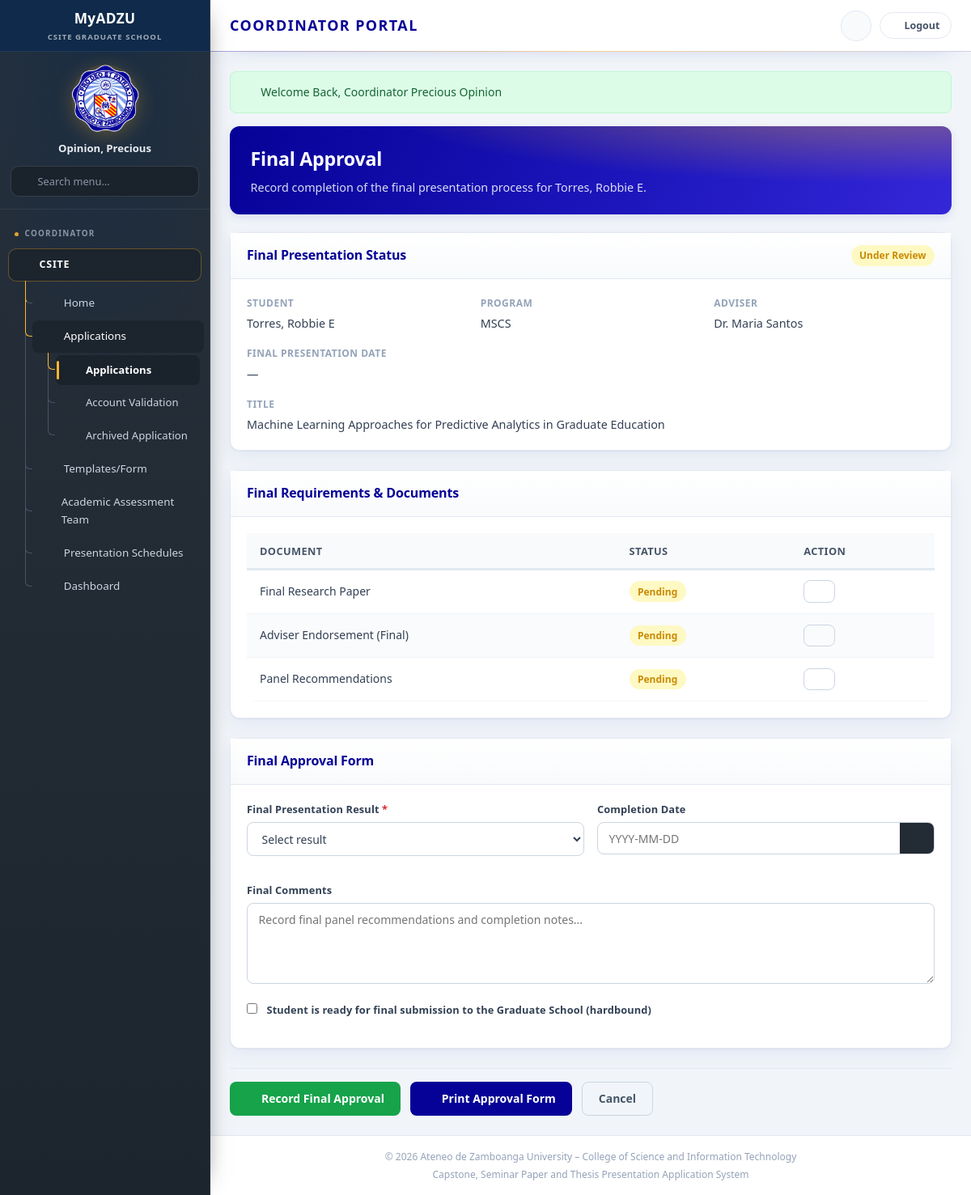
Page /coordinator/applications/approval.php?id=17 (signed in) on the committed database.
### tables this page shows
CREATE TABLE `applications` (
  `application_id` int(11) NOT NULL,
  `user_id` int(11) NOT NULL,
  `presentation_stage` varchar(100) NOT NULL,
  `paper_title` text NOT NULL,
  `status` enum('submitted','under_review','for_payment','payment_recorded','ready_for_presentation','scheduled','approved','requires_revision','completed') DEFAULT 'submitted',
  `coordinator_comment` text DEFAULT NULL,
  `grad_school_endorsed` tinyint(1) NOT NULL DEFAULT 0,
  `payment_recorded` tinyint(1) NOT NULL DEFAULT 0,
  `receipt_number` varchar(100) DEFAULT NULL,
  `payment_date` date DEFAULT NULL,
  `payment_amount` decimal(10,2) DEFAULT NULL,
  `ready_for_presentation` tinyint(1) NOT NULL DEFAULT 0,
  `workflow_state` text DEFAULT NULL,
  `result` varchar(50) DEFAULT NULL,
  `submitted_at` timestamp NOT NULL DEFAULT current_timestamp(),
  `updated_at` timestamp NOT NULL DEFAULT current_timestamp() ON UPDATE current_timestamp(),
  `archived_at` timestamp NULL DEFAULT NULL
);

CREATE TABLE `students` (
  `student_id` int(11) NOT NULL,
  `user_id` int(11) NOT NULL,
  `first_name` varchar(50) NOT NULL,
  `last_name` varchar(50) NOT NULL,
  `middle_initial` varchar(5) DEFAULT NULL,
  `age` int(11) NOT NULL,
  `gender` varchar(20) NOT NULL,
  `program` varchar(100) NOT NULL,
  `track` enum('thesis','capstone','seminar') NOT NULL,
  `adviser_name` varchar(150) DEFAULT NULL,
  `enrollment_date` date DEFAULT NULL,
  `archived_at` timestamp NULL DEFAULT NULL
);

CREATE TABLE `tracks` (
  `track_id` int(11) NOT NULL,
  `track_code` varchar(30) NOT NULL,
  `track_name` varchar(100) NOT NULL,
  `description` text DEFAULT NULL,
  `created_at` timestamp NOT NULL DEFAULT current_timestamp()
);

### includes/config/db.php (called while the page is built, shortened)
<?php
class DB {
    private static $pdo = null;
    public static function getConnection() {
        if (self::$pdo === null) {
            $host = 'localhost';
            $db   = 'csite_grad_school';
            $user = 'root';
            $pass = '';
            $port = '3306';
            $dsn = "mysql:host=$host;port=$port;dbname=$db;charset=utf8mb4";
            try {
                self::$pdo = new PDO($dsn, $user, $pass, [
                    PDO::ATTR_ERRMODE            => PDO::ERRMODE_EXCEPTION,
                    PDO::ATTR_DEFAULT_FETCH_MODE => PDO::FETCH_ASSOC,
                    PDO::ATTR_EMULATE_PREPARES   => false,
                ]);
            } catch (PDOException $e) {
                die("Database Connection Error: " . $e->getMessage());
            }
        }
        return self::$pdo;
    }
}

### includes/config/modules/40-applications.php (called while the page is built, shortened)
<?php
function findApplication(int $id): ?array {
    if (class_exists('DB') && $id > 0) {
        try {
            $stmt = DB::getConnection()->prepare(
                'SELECT a.application_id AS id, u.email AS studentEmail,
                        COALESCE(NULLIF(TRIM(CONCAT(s.last_name, ", ", s.first_name, IF(s.middle_initial IS NULL OR s.middle_initial = "", "", CONCAT(" ", s.middle_initial)))), ""), u.full_name) AS student,
                        CASE WHEN s.program LIKE "%Computer Science%" THEN "MSCS" WHEN s.program LIKE "%Information Technology%" THEN "MIT" WHEN s.program LIKE "%Mathematics%" THEN "MATH" ELSE s.program END AS program,
                        s.track, s.adviser_name AS adviser, a.presentation_stage AS stage,
                        a.paper_title AS title, a.status, a.coordinator_comment AS coordinatorComment,
                        a.result, a.submitted_at AS date
                 FROM applications a
                 INNER JOIN users u ON u.user_id = a.user_id
                 LEFT JOIN students s ON s.user_id = u.user_id
                 WHERE a.application_id = :id AND a.archived_at IS NULL
                 LIMIT 1'
            );
            $stmt->execute(['id' => $id]);
            $row = $stmt->fetch();
            if ($row) {
                $row['stageKey'] = stageKeyFromLabel((string) $row['stage']);
                return $row;
            }
        } catch (Throwable $e) {
        }
    }
    return null;
}

### includes/config/modules/44-helpers.php (called while the page is built, shortened)
<?php
function stageKeyFromLabel(string $label): string {
    $l = strtolower($label);
    return 'proposal';
}

### includes/config/modules/00-settings.php (called while the page is built, shortened)
<?php
$mockStudent = [
    'id'           => '2024-001',
    'name'         => 'Torres, Robbie Ryan A',
    'email'        => 'rtorres@adzu.edu.ph',
    'program'      => 'MSCS',
    'program_name' => 'Master of Science in Computer Science',
    'track'        => 'thesis',
    'enroll_date'  => '2024-08-15',
    'current_stage'=> 'proposal',
    'status'       => 'under_review',
    'title'        => 'AI-Powered Academic Advising System for Graduate Students',
    'adviser'      => 'Dr. Maria Santos',
    'completion_deadline' => '2027-08-15',
];

### includes/config/modules/31-authentication.php (called while the page is built, shortened)
<?php
function findStudentByEmail(string $email): ?array {
    foreach (storeGet('students') as $s) {
        if (strcasecmp((string) $s['email'], $email) === 0) {
            return $s;
        }
    }
    return null;
}
function currentStudentEmail(array $fallback): string {
    $id = (string) ($_SESSION['current_student_id'] ?? '');
    return $_SESSION['current_student_email'] ?? $fallback['email'];
}
function currentStudentProfile(array $fallback): array {
    $sessionUser = $_SESSION['user'] ?? [];
    $userId = $sessionUser['user_id'] ?? $_SESSION['user_id'] ?? null;
    $id = (string) ($_SESSION['current_student_id'] ?? '');
    $s = $id !== '' ? findStudentById($id) : null;
    $email = currentStudentEmail($fallback);
    if (!$s) {
        $s = findStudentByEmail($email);
    }
    $program = $s['program'];
    $track = getTrackForProgram($program);
    $fullName = PROGRAMS[$program] ?? $program;
    $programName = preg_replace('/\s*\(.*\)$/', '', $fullName) ?: $fullName;
    $enroll = $s['enrollDate'] ?? $fallback['enroll_date'];
    $year = (int) substr($enroll, 0, 4);
    return array_merge($fallback, [
        'id' => $s['id'],
        'name' => studentDisplayName($s),
        'email' => $s['email'],
        'program' => $program,
        'program_name' => $programName,
        'track' => $track,
        'trackLabel' => getTrackLabel($track),
        'enroll_date' => $enroll,
        'current_stage' => $s['currentStage'] ?? 'proposal',
        'status' => $s['status'] ?? 'pending',
        'title' => $s['title'] ?? $fallback['title'],
        'adviser' => $s['adviser'] ?? $fallback['adviser'],
        'completion_deadline' => ($year + 3) . substr($enroll, 4),
    ]);
}

### includes/config/modules/25-prototype-store.php (called while the page is built, shortened)
<?php
function storeGet(string $key, array $default = []): array {
    return $_SESSION[$key] ?? $default;
}

### includes/config/modules/99-bootstrap.php (called while the page is built, shortened)
<?php
$mockStudent = currentStudentProfile($mockStudent);

### includes/config/config.php (called while the page is built, shortened)
<?php
require_once __DIR__ . '/modules/00-settings.php';
require_once __DIR__ . '/modules/10-ui-and-urls.php';
require_once __DIR__ . '/modules/20-workflow-definitions.php';
require_once __DIR__ . '/modules/25-prototype-store.php';
require_once __DIR__ . '/modules/30-people.php';
require_once __DIR__ . '/modules/31-authentication.php';
require_once __DIR__ . '/modules/40-applications.php';
require_once __DIR__ . '/modules/44-helpers.php';
require_once __DIR__ . '/modules/99-bootstrap.php';

### includes/config/modules/30-people.php (called while the page is built, shortened)
<?php
function studentDisplayName(array $s): string {
    $databaseName = trim((string) ($s['name'] ?? $s['full_name'] ?? ''));
    $first = trim((string) ($s['firstName'] ?? $s['first_name'] ?? ''));
    $last = trim((string) ($s['lastName'] ?? $s['last_name'] ?? ''));
    $mi = trim((string) ($s['middleInitial'] ?? $s['middle_initial'] ?? ''));
    $mi = $mi !== '' ? rtrim($mi, '.') : '';
    return canonicalStudentName($first, $last, $mi);
}
function formatPersonName(?string $name): string {
    $name = trim(preg_replace('/\s+/', ' ', (string) $name) ?? '');
    if ($name === '' || ($name !== strtoupper($name) && $name !== strtolower($name))) {
        return $name;
    }
    return ucwords(strtolower($name), " \t\r\n\f\v-'");
}
function canonicalStudentName(string $first, string $last, ?string $middleInitial = ''): string {
    $first = formatPersonName($first);
    $last = formatPersonName($last);
    $mi = trim((string) $middleInitial);
    $mi = $mi !== '' ? rtrim($mi, '.') : '';
    return trim($last . ', ' . $first . ($mi !== '' ? ' ' . $mi : ''));
}

### coordinator/applications/approval.php (the view, shortened to what this page needs)
<?php
require_once __DIR__ . '/../../includes/config/config.php';
$app = findApplication((int) ($_GET['id'] ?? 0)) ?? (storeGet('applications')[0] ?? null);
require_once __DIR__ . '/../../includes/layout/header.php';
?>
<div class="page-header page-banner">
    <h2>Final Approval</h2>
    <p>Record completion of the final presentation process<?= $app ? ' for ' . htmlspecialchars($app['student']) : '' ?>.</p>
</div>
<div class="card">
    <div class="card-header">
        <h3>Final Presentation Status</h3>
        <?= statusBadge($app['status'] ?? 'pending') ?>
    </div>
    <div class="card-body">
        <div class="detail-grid">
            <div class="detail-item"><label>Student</label><span><?= htmlspecialchars($app['student'] ?? $mockStudent['name']) ?></span></div>
            <div class="detail-item"><label>Program</label><span><?= htmlspecialchars($app['program'] ?? $mockStudent['program_name']) ?></span></div>
            <div class="detail-item"><label>Adviser</label><span><?= htmlspecialchars($app['adviser'] ?? $mockStudent['adviser']) ?></span></div>
            <div class="detail-item"><label>Final Presentation Date</label><span><?= htmlspecialchars($app['completionDate'] ?? '—') ?></span></div>
            <div class="detail-item" style="grid-column:1/-1;"><label>Title</label><span><?= htmlspecialchars($app['title'] ?? $mockStudent['title']) ?></span></div>
        </div>
    </div>
</div>
<div class="card">
    <div class="card-header"><h3>Final Requirements & Documents</h3></div>
    <div class="card-body">
        <div class="table-responsive">
            <table class="data-table">
                <thead><tr><th>Document</th><th>Status</th><th>Action</th></tr></thead>
                <tbody>
                    <tr>
                        <td>Final Research Paper</td>
                        <td><?= statusBadge('pending') ?></td>
                        <td><button class="btn btn-sm btn-outline"><i class="fas fa-download"></i></button></td>
                    </tr>
                    <tr>
                        <td>Adviser Endorsement (Final)</td>
                        <td><?= statusBadge('pending') ?></td>
                        <td><button class="btn btn-sm btn-outline"><i class="fas fa-download"></i></button></td>
                    </tr>
                    <tr>
                        <td>Panel Recommendations</td>
                        <td><?= statusBadge('pending') ?></td>
                        <td><button class="btn btn-sm btn-outline"><i class="fas fa-download"></i></button></td>
                    </tr>
                </tbody>
            </table>
        </div>
    </div>
</div>
<form method="post" action="<?= url('coordinator/applications/approval.php' . ($app ? '?id=' . $app['id'] : '')) ?>" data-validate>
    <div class="card">
        <div class="card-header"><h3>Final Approval Form</h3></div>
        <div class="card-body">
            <div class="form-row">
                <div class="form-field">
                    <label>Final Presentation Result <span class="required">*</span></label>
                    <select name="result" required>
                        <option value="">Select result</option>
                    </select>
                </div>
                <div class="form-field">
                    <label>Completion Date</label>
                    <input type="date" name="completionDate">
                </div>
            </div>
            <div class="form-field">
                <label>Final Comments</label>
                <textarea name="comment" placeholder="Record final panel recommendations and completion notes..."></textarea>
            </div>
            <div class="form-field">
                <label>
                    <input type="checkbox" style="width:auto;margin-right:0.5rem;">
                    Student is ready for final submission to the Graduate School (hardbound)
                </label>
            </div>
        </div>
    </div>
    <div class="form-actions">
        <button type="submit" class="btn btn-success"><i class="fas fa-check-circle"></i> Record Final Approval</button>
        <button type="button" class="btn btn-secondary" data-print><i class="fas fa-print"></i> Print Approval Form</button>
        <a href="<?= url('coordinator/applications/manage.php') ?>" class="btn btn-outline">Cancel</a>
    </div>
</form>
<?php require_once __DIR__ . '/../../includes/layout/footer.php'; ?>

### includes/config/modules/10-ui-and-urls.php (shortened to what this page needs)
<?php
function statusBadge(string $status): string {
    $info = STATUSES[$status] ?? ['label' => ucfirst($status), 'class' => 'status-pending'];
    return '<span class="status-badge ' . $info['class'] . '">' . htmlspecialchars($info['label']) . '</span>';
}
function getTrackForProgram(string $program): string {
    $trimmed = trim($program);
    if ($trimmed !== '' && class_exists('DB')) {
        try {
            $stmt = DB::getConnection()->prepare(
                'SELECT tracks.track_code
                 FROM programs
                 INNER JOIN tracks ON tracks.track_id = programs.track_id
                 WHERE programs.program_code = :program
                    OR programs.program_name = :program
                    OR programs.program_name LIKE :program_like
                 LIMIT 1'
            );
            $stmt->execute([
                'program' => $trimmed,
                'program_like' => '%' . $trimmed . '%',
            ]);
            $databaseTrack = $stmt->fetchColumn();
            if (is_string($databaseTrack) && $databaseTrack !== '') {
                return strtolower($databaseTrack);
            }
        } catch (Throwable $e) {
        }
    }
    return 'thesis';
}
function getTrackLabel(string $track): string {
    return 'Thesis';
}
function url(string $path): string {
    return BASE_URL . '/' . ltrim($path, '/');
}

### rows in the picture
applications: status "Under Review", students.adviser_name "Dr. Maria Santos", paper_title "Machine Learning Approaches for Predictive Analytics in Graduate Education"

### other values in the picture
$userName "Opinion, Precious"
$item['label'] "Home"
$item['label'] "Applications"
$sub['label'] "Applications"
$sub['label'] "Account Validation"
$sub['label'] "Archived Application"
$item['label'] "Templates/Form"
$item['label'] "Academic Assessment Team"
$item['label'] "Presentation Schedules"
$item['label'] "Dashboard"
$flash['message'] "Welcome Back, Coordinator Precious Opinion"
$app['student'] "Torres, Robbie E"
$app['program'] "MSCS"
$app['completionDate'] "—"
$info['label'] "Pending Pending Pending"
